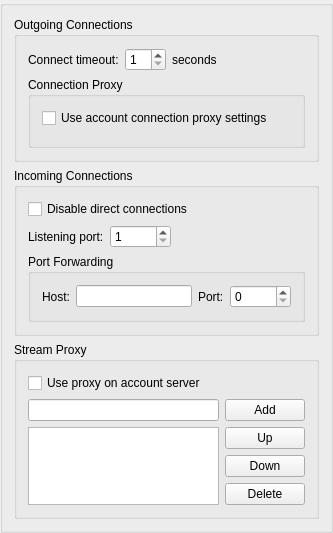
<?xml version="1.0" encoding="UTF-8"?>
<ui version="4.0">
 <class>SocksOptionsClass</class>
 <widget class="QWidget" name="SocksOptionsClass">
  <property name="geometry">
   <rect>
    <x>0</x>
    <y>0</y>
    <width>333</width>
    <height>466</height>
   </rect>
  </property>
  <layout class="QVBoxLayout" name="verticalLayout_4">
   <property name="margin">
    <number>0</number>
   </property>
   <item>
    <widget class="QGroupBox" name="grbSocksStreams">
     <layout class="QVBoxLayout" name="verticalLayout_8">
      <item>
       <widget class="QGroupBox" name="grbOutgoingConnections">
        <property name="title">
         <string>Outgoing Connections</string>
        </property>
        <layout class="QVBoxLayout" name="verticalLayout_3">
         <item>
          <layout class="QHBoxLayout" name="horizontalLayout_4">
           <item>
            <widget class="QLabel" name="lblConnectTimeout">
             <property name="text">
              <string>Connect timeout:</string>
             </property>
             <property name="buddy">
              <cstring>spbConnectTimeout</cstring>
             </property>
            </widget>
           </item>
           <item>
            <widget class="QSpinBox" name="spbConnectTimeout">
             <property name="minimum">
              <number>1</number>
             </property>
             <property name="maximum">
              <number>60</number>
             </property>
            </widget>
           </item>
           <item>
            <widget class="QLabel" name="lblSeconds">
             <property name="text">
              <string>seconds</string>
             </property>
            </widget>
           </item>
           <item>
            <spacer name="horizontalSpacer_2">
             <property name="orientation">
              <enum>Qt::Horizontal</enum>
             </property>
             <property name="sizeHint" stdset="0">
              <size>
               <width>40</width>
               <height>20</height>
              </size>
             </property>
            </spacer>
           </item>
          </layout>
         </item>
         <item>
          <widget class="QGroupBox" name="grbConnectionProxy">
           <property name="title">
            <string>Connection Proxy</string>
           </property>
           <layout class="QVBoxLayout" name="verticalLayout_7">
            <item>
             <widget class="QCheckBox" name="chbUseAccountNetworkProxy">
              <property name="text">
               <string>Use account connection proxy settings</string>
              </property>
             </widget>
            </item>
            <item>
             <widget class="QWidget" name="wdtProxySettings" native="true"/>
            </item>
           </layout>
          </widget>
         </item>
        </layout>
       </widget>
      </item>
      <item>
       <widget class="QGroupBox" name="grbIncomingConnections">
        <property name="title">
         <string>Incoming Connections</string>
        </property>
        <layout class="QVBoxLayout" name="verticalLayout_6">
         <item>
          <widget class="QCheckBox" name="chbDisableDirectConnect">
           <property name="sizePolicy">
            <sizepolicy hsizetype="MinimumExpanding" vsizetype="Fixed">
             <horstretch>0</horstretch>
             <verstretch>0</verstretch>
            </sizepolicy>
           </property>
           <property name="text">
            <string>Disable direct connections</string>
           </property>
          </widget>
         </item>
         <item>
          <layout class="QHBoxLayout" name="horizontalLayout">
           <item>
            <widget class="QLabel" name="pblPort">
             <property name="text">
              <string>Listening port:</string>
             </property>
             <property name="textFormat">
              <enum>Qt::PlainText</enum>
             </property>
             <property name="buddy">
              <cstring>spbPort</cstring>
             </property>
            </widget>
           </item>
           <item>
            <widget class="QSpinBox" name="spbPort">
             <property name="minimum">
              <number>1</number>
             </property>
             <property name="maximum">
              <number>65535</number>
             </property>
            </widget>
           </item>
           <item>
            <spacer name="horizontalSpacer">
             <property name="orientation">
              <enum>Qt::Horizontal</enum>
             </property>
             <property name="sizeHint" stdset="0">
              <size>
               <width>40</width>
               <height>20</height>
              </size>
             </property>
            </spacer>
           </item>
          </layout>
         </item>
         <item>
          <widget class="QGroupBox" name="grbPortForward">
           <property name="title">
            <string>Port Forwarding</string>
           </property>
           <layout class="QHBoxLayout" name="horizontalLayout_3">
            <item>
             <widget class="QLabel" name="lblForwardHost">
              <property name="text">
               <string>Host:</string>
              </property>
              <property name="textFormat">
               <enum>Qt::PlainText</enum>
              </property>
              <property name="buddy">
               <cstring>lneForwardHost</cstring>
              </property>
             </widget>
            </item>
            <item>
             <widget class="QLineEdit" name="lneForwardHost"/>
            </item>
            <item>
             <widget class="QLabel" name="pblForwardPort">
              <property name="text">
               <string>Port:</string>
              </property>
              <property name="textFormat">
               <enum>Qt::PlainText</enum>
              </property>
              <property name="buddy">
               <cstring>spbForwardPort</cstring>
              </property>
             </widget>
            </item>
            <item>
             <widget class="QSpinBox" name="spbForwardPort">
              <property name="maximum">
               <number>65536</number>
              </property>
             </widget>
            </item>
           </layout>
          </widget>
         </item>
        </layout>
       </widget>
      </item>
      <item>
       <widget class="QGroupBox" name="grbStreamProxy">
        <property name="title">
         <string>Stream Proxy</string>
        </property>
        <layout class="QVBoxLayout" name="verticalLayout_5">
         <item>
          <widget class="QCheckBox" name="chbUseAccountStreamProxy">
           <property name="text">
            <string>Use proxy on account server</string>
           </property>
          </widget>
         </item>
         <item>
          <layout class="QHBoxLayout" name="horizontalLayout_2">
           <item>
            <layout class="QVBoxLayout" name="verticalLayout_2">
             <item>
              <widget class="QLineEdit" name="lneStreamProxy"/>
             </item>
             <item>
              <widget class="QListWidget" name="ltwStreamProxy">
               <property name="sizePolicy">
                <sizepolicy hsizetype="Expanding" vsizetype="Maximum">
                 <horstretch>0</horstretch>
                 <verstretch>0</verstretch>
                </sizepolicy>
               </property>
              </widget>
             </item>
            </layout>
           </item>
           <item>
            <layout class="QVBoxLayout" name="verticalLayout">
             <item>
              <widget class="QPushButton" name="pbtAddStreamProxy">
               <property name="text">
                <string>Add</string>
               </property>
              </widget>
             </item>
             <item>
              <widget class="QPushButton" name="pbtStreamProxyUp">
               <property name="text">
                <string>Up</string>
               </property>
              </widget>
             </item>
             <item>
              <widget class="QPushButton" name="pbtStreamProxyDown">
               <property name="text">
                <string>Down</string>
               </property>
              </widget>
             </item>
             <item>
              <widget class="QPushButton" name="pbtDeleteStreamProxy">
               <property name="text">
                <string>Delete</string>
               </property>
              </widget>
             </item>
            </layout>
           </item>
          </layout>
         </item>
        </layout>
       </widget>
      </item>
     </layout>
    </widget>
   </item>
  </layout>
 </widget>
 <layoutdefault spacing="6" margin="11"/>
 <tabstops>
  <tabstop>spbConnectTimeout</tabstop>
  <tabstop>chbUseAccountNetworkProxy</tabstop>
  <tabstop>chbDisableDirectConnect</tabstop>
  <tabstop>spbPort</tabstop>
  <tabstop>lneForwardHost</tabstop>
  <tabstop>spbForwardPort</tabstop>
  <tabstop>chbUseAccountStreamProxy</tabstop>
  <tabstop>lneStreamProxy</tabstop>
  <tabstop>ltwStreamProxy</tabstop>
  <tabstop>pbtAddStreamProxy</tabstop>
  <tabstop>pbtStreamProxyUp</tabstop>
  <tabstop>pbtStreamProxyDown</tabstop>
  <tabstop>pbtDeleteStreamProxy</tabstop>
 </tabstops>
 <resources/>
 <connections>
  <connection>
   <sender>chbDisableDirectConnect</sender>
   <signal>toggled(bool)</signal>
   <receiver>spbPort</receiver>
   <slot>setDisabled(bool)</slot>
   <hints>
    <hint type="sourcelabel">
     <x>312</x>
     <y>182</y>
    </hint>
    <hint type="destinationlabel">
     <x>146</x>
     <y>209</y>
    </hint>
   </hints>
  </connection>
  <connection>
   <sender>chbDisableDirectConnect</sender>
   <signal>toggled(bool)</signal>
   <receiver>grbPortForward</receiver>
   <slot>setDisabled(bool)</slot>
   <hints>
    <hint type="sourcelabel">
     <x>312</x>
     <y>182</y>
    </hint>
    <hint type="destinationlabel">
     <x>274</x>
     <y>269</y>
    </hint>
   </hints>
  </connection>
  <connection>
   <sender>chbUseAccountNetworkProxy</sender>
   <signal>toggled(bool)</signal>
   <receiver>wdtProxySettings</receiver>
   <slot>setDisabled(bool)</slot>
   <hints>
    <hint type="sourcelabel">
     <x>302</x>
     <y>100</y>
    </hint>
    <hint type="destinationlabel">
     <x>302</x>
     <y>116</y>
    </hint>
   </hints>
  </connection>
 </connections>
</ui>
